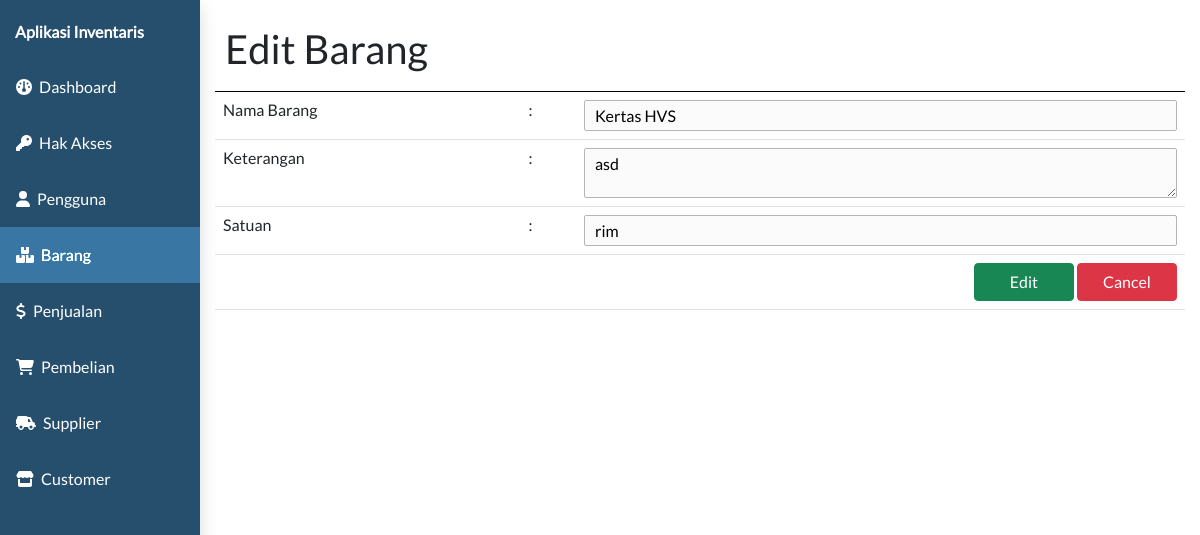
/admin.php?page=barang&subpage=barang-detail&id=1, run on the app's committed database.
### tables this page shows
CREATE TABLE `barang`  (
  `id_barang` int NOT NULL AUTO_INCREMENT,
  `nama_barang` varchar(255) NULL DEFAULT NULL,
  `keterangan` text NULL,
  `satuan` varchar(20) NULL DEFAULT NULL,
  `id_pengguna` int NULL DEFAULT NULL,
  PRIMARY KEY (`id_barang`) USING BTREE,
  INDEX `id_pengguna`(`id_pengguna` ASC) USING BTREE,
  CONSTRAINT `barang_ibfk_1` FOREIGN KEY (`id_pengguna`) REFERENCES `pengguna` (`id_pengguna`) ON DELETE CASCADE ON UPDATE CASCADE
);

### controller/barang_controller.php (called while the page is built, shortened)
<?php
require_once "controller/base_controller.php";
class BarangController {
    function callmodel(){
        $baseController = new BaseController();
    }
    function barang_detail($data){
        $model = new model;
        $barangDetail = $model->selectWhere("barang", "id_barang = '$data'");
        return $barangDetail;
    }
}
?>

### model/model.php (called while the page is built, shortened)
<?php
class model {
    function selectWhere($table, $where){
        require "koneksi.php";
        $data = mysqli_query($connect, "SELECT * FROM $table where $where");
        $dataarray = array();
            while($row = mysqli_fetch_assoc($data)){
                $dataarray[] = $row;
            }
        return $dataarray;
    }
}
?>

### view/barang/barang-detail.php (the view, shortened to what this page needs)
<?php
require_once "controller/barang_controller.php";
$barangController = new BarangController();
$barangController->callasset();
$barangDetail = null;
if (isset($_GET['id'])) {
  $barangDetail = $barangController->barang_detail($_GET['id']);
}
?>
<html>
<head>
</head>
<body>
  <div class="clm-12" style="border-bottom:1px solid black;">
    <h1><?php echo $barangDetail != null ? "Edit Barang" : "Tambah Barang" ?></h1>
  </div>
  <form action="submit.php" method="post" enctype="multipart/form-data">
    <table class="table">
      <tr>
        <td>Nama Barang</td>
        <td>:</td>
        <td><input type="text" class="input" name="nama_barang" value="<?php echo $barangDetail != null ? $barangDetail[0]['nama_barang'] : '' ?>" autocomplete="off" required/></td>
      </tr>
      <tr>
        <td style="vertical-align:top;">Keterangan</td>
        <td style="vertical-align:top;">:</td>
        <td>
          <textarea class="input" name="keterangan" autocomplete="off" required><?php echo $barangDetail != null ? $barangDetail[0]['keterangan'] : '' ?></textarea>
        </td>
      </tr>
      <tr>
        <td>Satuan</td>
        <td>:</td>
        <td><input type="text" class="input" name="satuan" value="<?php echo $barangDetail != null ? $barangDetail[0]['satuan'] : '' ?>" autocomplete="off" required/></td>
      </tr>
      <tr>
        <td colspan="3" style="text-align:right">
          <?php if ($barangDetail) : ?>
            <input type="submit" name="barang-edit-submit" class="btn btn-success" style="width:100px;" value="Edit">
          <?php endif ?>
          <a href="?page=barang&&subpage=barang-list"><input type="button" class="btn btn-danger" style="width:100px;" value="Cancel"></a>
        </td>
      </tr>
    </table>
  </form>
</body>
</html>

### assets/css/style.css (style rules this page uses)
* { font-family: 'lato'; margin: 0px; }
.clm-1, .clm-2, .clm-3, .clm-4, .clm-5, .clm-6, .clm-7, .clm-8, .clm-9, .clm-10, .clm-11, .clm-12 { float:left; padding:10px; box-sizing: border-box; }
.clm-12 { width:100%; }
.input { padding: 5px 10px; border:1px solid #b5b5b5; background:#fbfbfb; border-radius:2px; width: 100%; }

### data on the page
barang: nama_barang "Kertas HVS", keterangan "asd", satuan "rim"
